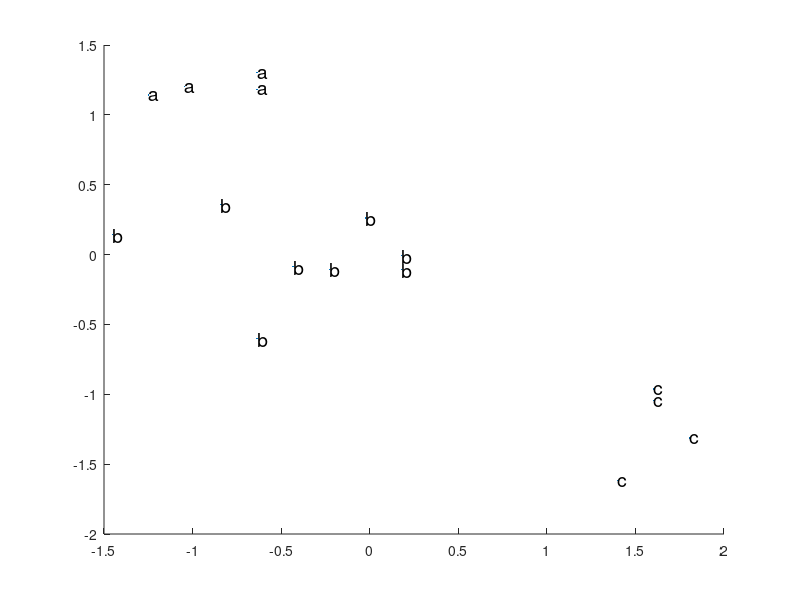

Recreate this plot in MATLAB. (Note: this script raises an error after producing the figure.)
%function student()
clear
close all
%cd('/home/mict/for mam')
load('mam_data.mat');
%addpath(genpath('fcmc'))
b = (data(:,3)==1).*(data(:,4)==2);
a = (data(:,3)==1).*(data(:,4)==1);
c = (data(:,3)==2).*(data(:,5)==1);

exp =2;%1-3
Acc = [];
Train_Idx = [1:2:15];
Test_Idx = [2:2:16];
Feat_Train = data(Train_Idx,1:2);
Label_Train = data(Train_Idx,exp+2);
Feat_Test = data(Test_Idx,1:2);
Label_Test = data(Test_Idx,exp+2);
Feat_Train_mean = mean(Feat_Train);
Feat_Train = Feat_Train-ones(size(Feat_Train,1),1)*Feat_Train_mean;
Feat_Train_std = std(Feat_Train);
Feat_Train = Feat_Train./(ones(size(Feat_Train,1),1)*Feat_Train_std);
Feat_Test = Feat_Test-ones(size(Feat_Test,1),1)*Feat_Train_mean;
Feat_Test = Feat_Test./(ones(size(Feat_Test,1),1)*Feat_Train_std);


data(Train_Idx,1:2) = Feat_Train;
data(Test_Idx,1:2) = Feat_Test;

close all
h = figure,hold on

scatter(data(:,1),data(:,2),1,'.')
text(data(a==1,1),data(a==1,2),'a','FontSize',14);
text(data(b==1,1),data(b==1,2),'b','FontSize',14);
text(data(c==1,1),data(c==1,2),'c','FontSize',14);
hold off

saveas(h,['Toy_example.jpg'])
init_V = [6.0,1379.0;5,817];
nc = 2; m=1.5; max_iter=100; term_thr=1e-15; eta = 2.0;
[mi_s,U,E] = Yf_FCMC1([Feat_Train;Feat_Test],nc, [m; max_iter; term_thr;  1; 1], init_V);
[temp,Idx ]= max(U(:,numel(Train_Idx)+1:end));
% m_i = zeros(nc,1);
% for clust_Id = 1:nc
%     [temp,m_i(clust_Id)] = min(pdist2(mi_s,mean(Feat_Train(Label_Train==clust_Id,:))));
% end
%m_i(Idx)
% 
if exp==1
    Acc = [Acc;mean((3-Idx)'==Label_Test)];
end
if exp==2
    Acc = [Acc;mean((3-Idx)'==Label_Test)];
end
if exp==3
    Acc = [Acc;mean((Idx)'==Label_Test)];
end

c1 = fitcsvm(Feat_Train,Label_Train,'KernelFunction','linear');
[pred1,scores1] = predict(c1,Feat_Test);
Acc = [Acc;mean(pred1==Label_Test)];
c2 = fitcsvm(Feat_Train,Label_Train,'KernelFunction','rbf');
[pred2,scores2] = predict(c2,Feat_Test);
Acc = [Acc;mean(pred2==Label_Test)];
mi = FFCM_display(Feat_Train,Label_Train);
idx2=[];
for temp=1:max(Label_Train)
        idx2 = [idx2 min(pdist2(Feat_Test,mi{temp}),[],2)];
end
[temp,Idx2] = min(idx2,[],2);
Col = [Idx2==1 Idx2==2 Idx2==3];
Acc = [Acc;mean(Idx2==Label_Test)];
%%
x = linspace(min([Feat_Train(:,1);Feat_Test(:,1)]),max([Feat_Train(:,1);Feat_Test(:,1)]));
y = linspace(min([Feat_Train(:,2);Feat_Test(:,2)]),max([Feat_Train(:,2);Feat_Test(:,2)]));
[X,Y] = meshgrid(x,y);


% [~,PosteriorRegion] = predict(c2,[X(:),Y(:)]);
% figure;
% contourf(X,Y,reshape(max(PosteriorRegion,[],2),size(X,1),size(X,2)),15);


% h = colorbar;
% h.YLabel.String = 'Maximum posterior';
% h.YLabel.FontSize = 15;
% hold on
% gh = gscatter(X(:,1),X(:,2),Y,'krk','*xd',8);
% gh(2).LineWidth = 2;
% gh(3).LineWidth = 2;
% title 'Iris Petal Measurements and Maximum Posterior';
% xlabel 'Petal length (cm)';
% ylabel 'Petal width (cm)';
% axis tight
% legend(gh,'Location','NorthWest')
% hold off
%%
z1 = ones(size(X))*1e14;
z2 = z1;
n=2;
for temp=1:size(mi{1},1)
    z1 = min(((X-mi{1}(temp,1)).^n+(Y-mi{1}(temp,2)).^n).^(1/n),z1);
end
for temp=1:size(mi{2},1)
    z2 = min(((X-mi{2}(temp,1)).^n+(Y-mi{2}(temp,2)).^n).^(1/n),z2);
end
%Z = min(mat2gray(z1),mat2gray(z2));
%tt2=Z;

%Z = z1-z2;

mask = z1<z2;
Z = (max(z1(:))-z1).*mask-(max(z2(:))-z2).*(1-mask);
tt2=mat2gray(Z);
% close all
h = figure, hold on
contourf(X,Y,tt2/2,15);
for temp=1:1:size(mi{1},1)
    scatter(mi{1}(temp,1),mi{1}(temp,2),[],[0 0 0],'+')
end
for temp=1:1:size(mi{2},1)
    scatter(mi{2}(temp,1),mi{2}(temp,2),[],[0 0 0],'d')
end
Markers = ['o','s'];
for temp=1:2
        ydata_temp = Feat_Test(Label_Test==temp,:);
        scatter(ydata_temp(:,1),ydata_temp(:,2),[],Col(Label_Test==temp,:),Markers(temp))
    end
hold off
saveas(h,['Experiment',num2str(exp),'.jpg'])
